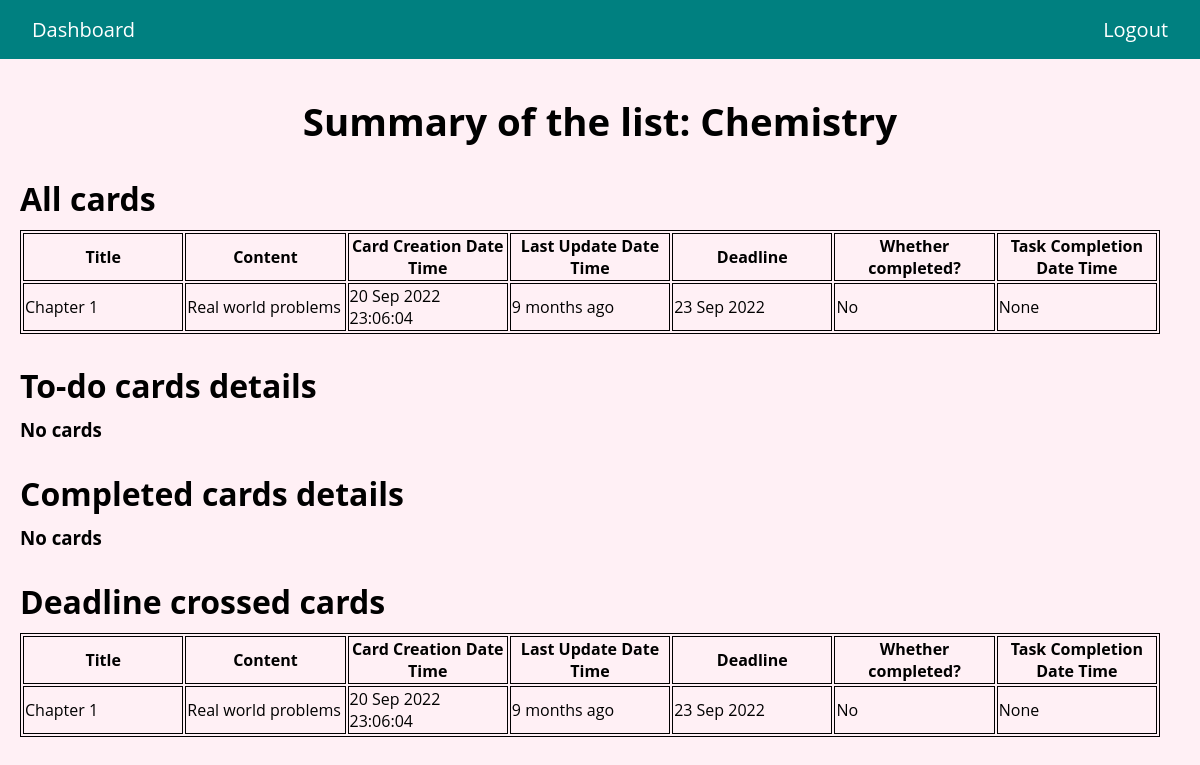
Page /cards/2 (signed in) on the committed database.
### app.py (models this page shows)
class List(db.Model):
    list_id = db.Column(db.Integer(), primary_key = True)
    list_name = db.Column(db.Integer(), nullable = False)
    user_id = db.Column(db.Integer(), db.ForeignKey('user.user_id'),nullable = False)
    cards = db.relationship('Card', backref ='list', cascade ="all, delete")

class Card(db.Model):
    card_id = db.Column(db.Integer(), primary_key = True)
    title = db.Column(db.Text(), nullable = False)
    content = db.Column(db.Text(), nullable = False)
    creation_date = db.Column(db.DateTime(), nullable=False)
    last_update = db.Column(db.DateTime(), nullable=False)
    completion_date = db.Column(db.Date(), nullable = False)
    flag = db.Column(db.Boolean(), nullable= True)
    task_completed = db.Column(db.DateTime())
    list_belongs_to = db.Column(db.Integer(), db.ForeignKey('list.list_id'), nullable= False)

### app.py (the view)
@app.route('/cards/<int:list_id>', methods=['GET','POST'])
@login_required
def card_dashboard(list_id):
    cards = Card.query.filter_by(list_belongs_to = list_id).all()
    list = List.query.get(list_id)
    to_do = []
    pending = []
    complete = []
    if cards != []:
        for i in cards:
            if i.completion_date >= date.today() and i.flag == False:
                to_do.append(i)
            elif i.completion_date <= date.today() and i.flag == False:
                    pending.append(i)
            else:
                complete.append(i)
        return render_template('card_dashboard.html', card = cards, list = list,to_do = to_do, pending = pending, complete = complete)
    else:
        flash("List is empty!")
        return redirect(url_for('dashboard'))

### app.py (called while the page is built)
@login_manager.user_loader
def load_user(user_id):
    return User.query.get(int(user_id))

### templates/card_dashboard.html (shortened to what this page needs)
<!DOCTYPE html>
<html lang="en">
<head>
    <link rel="stylesheet" href="../../static/card_dashboard.css">
</head>
<body>
    <header>
        <div class="nav">
            <ul class="navbar">
                <li class="item">
                    <a href="/dashboard">Dashboard</a>
                </li>
                <li class="item">
                    <a href="/logout">Logout</a><br>
                </li>
            </ul>
        </div>
    </header>
    <main>
        <div class="head">
            <h1>Summary of the list: {{list.list_name}}</h1>
        </div>
        <div class="car">
            <h1>All cards</h1>
        </div>
        <div class="all_cards">
            {% if card | length !=0 %}
            <table id="cards">
                <tr>
                    <th>Title</th>
                    <th>Content</th>
                    <th>Card Creation Date Time</th>
                    <th>Last Update Date Time</th>
                    <th>Deadline</th>
                    <th>Whether completed?</th>
                    <th>Task Completion Date Time</th>
                </tr>
                {% for cards in card %}
                <tr>
                    <td>{{cards.title}}</td>
                    <td>{{cards.content}}</td>
                    <td>{{cards.creation_date.strftime("%d %b %Y %H:%M:%S")}}</td>
                    <td>
                        {{moment(cards.last_update, "YYYY-MM-DD").fromNow(refresh=true)}}
                    </td>
                    <td>{{cards.completion_date.strftime('%d %b %Y')}}</td>
                    <td>
                        {% if cards.flag == true %}
                        Yes
                        {%else%}
                        No
                        {%endif%}
                    </td>
                    <td>
                        {% if cards.task_completed is none %}
                            {{cards.task_completed}}
                        {%else%}
                        {{cards.task_completed.strftime("%d %b %Y %H:%M:%S")}}
                        {%endif%}
                    </td>
                </tr>
                {%endfor%}
            </table>
            {%else%}
                <h3>No cards <h3>
            {%endif%}
        </div>
        <div class="car">
            <h1>To-do cards details</h1>
        </div>
        <div class="to_do">
            {% if to_do | length !=0 %}
            <table id="to_do">
                <tr>
                    <th>Title</th>
                    <th>Content</th>
                    <th>Card Creation Date Time</th>
                    <th>Last Update Date Time</th>
                    <th>Deadline</th>
                    <th>Whether completed?</th>
                    <th>Task Completion Date Time</th>
                </tr>
                {% for cards in to_do %}
                <tr>
                    <td>{{cards.title}}</td>
                    <td>{{cards.content}}</td>
                    <td>{{cards.creation_date.strftime("%d %b %Y %H:%M:%S")}}</td>
                    <td>
                        {{ moment.include_moment() }}
                        {{moment(cards.last_update, "YYYY-MM-DD").fromNow(refresh=true)}}
                    </td>
                    <td>{{cards.completion_date.strftime('%d %b %Y')}}</td>
                    <td>
                        {% if cards.flag == true %}
                        Yes
                        {%else%}
                        No
                        {%endif%}
                    </td>
                    <td>
                        {% if cards.task_completed is none %}
                            {{cards.task_completed}}
                        {%else%}
                        {{cards.task_completed.strftime("%d %b %Y %H:%M:%S")}}
                        {%endif%}
                    </td>
                </tr>
                {%endfor%}
            </table>
            {%else%}
                <h3>No cards <h3>
            {%endif%}
        </div>
        <div class="car">
            <h1>Completed cards details</h1>
        </div>
        <div class="complete">
            {% if complete | length !=0 %}
            <table id="complete">
                <tr>
                    <th>Title</th>
                    <th>Content</th>
                    <th>Card Creation Date Time</th>
                    <th>Last Update Date Time</th>
                    <th>Deadline</th>
                    <th>Whether completed?</th>
                    <th>Task Completion Date Time</th>
                </tr>
                {% for cards in complete %}
                <tr>
                    <td>{{cards.title}}</td>
                    <td>{{cards.content}}</td>
                    <td>{{cards.creation_date.strftime("%d %b %Y %H:%M:%S")}}</td>
                    <td>
                        {{ moment.include_moment() }}
                        {{moment(cards.last_update, "YYYY-MM-DD").fromNow(refresh=true)}}
                    </td>
                    <td>{{cards.completion_date.strftime('%d %b %Y')}}</td>
                    <td>
                        {% if cards.flag == true %}
                        Yes
                        {%else%}
                        No
                        {%endif%}
                    </td>
                    <td>
                        {% if cards.task_completed is none %}
                            {{cards.task_completed}}
                        {%else%}
                        {{cards.task_completed.strftime("%d %b %Y %H:%M:%S")}}
                        {%endif%}
                    </td>
                </tr>
                {%endfor%}
            </table>
            {%else%}
                <h3>No cards <h3>
            {%endif%}
        </div>
        <div class="car">
            <h1>Deadline crossed cards</h1>
        </div>
        <div class="pending">
            {% if pending | length !=0 %}
            <table id="pending">
                <tr>
                    <th>Title</th>
                    <th>Content</th>
                    <th>Card Creation Date Time</th>
                    <th>Last Update Date Time</th>
                    <th>Deadline</th>
                    <th>Whether completed?</th>
                    <th>Task Completion Date Time</th>
                </tr>
                {% for cards in pending %}
                <tr>
                    <td>{{cards.title}}</td>
                    <td>{{cards.content}}</td>
                    <td>{{cards.creation_date.strftime("%d %b %Y %H:%M:%S")}}</td>
                    <td>
                        {{moment(cards.last_update, "YYYY-MM-DD, h:mm:ss").fromNow(refresh=true)}}
                    </td>
                    <td>{{cards.completion_date.strftime('%d %b %Y')}}</td>
                    <td>
                        {% if cards.flag == true %}
                        Yes
                        {%else%}
                        No
                        {%endif%}
                    </td>
                    <td>
                        {% if cards.task_completed is none %}
                            {{cards.task_completed}}
                        {%else%}
                        {{cards.task_completed.strftime("%d %b %Y %H:%M:%S")}}
                        {%endif%}
                    </td>
                </tr>
                {%endfor%}
            </table>
            {% else %}
            <h3>No cards <h3>
            {%endif%}
        </div>
    </main>
</body>

### static/card_dashboard.css (style rules this page uses)
* { margin: 0; }
body { display:flex; flex-direction: column; min-height: 100vh; font-family: "Open Sans"; background-color: lavenderblush; margin-top: 5rem; }
main { position: relative; height: 100vh; width: 100%; }
header { background-color: teal; }
.navbar { box-shadow: 0px 0px 10px var(--clr-grey200); margin: 0 0 0 0; padding: 1rem 0rem; border-radius:round-radius; display: flex; justify-content: flex-end; align-items: center; font-size: 20px; overflow: hidden; position: fixed; width: 100%; background-color: teal; z-index: 1; top: 0; }
.item { list-style: none; margin-right: 2rem; }
.item a { text-decoration: none; color: white; }
.item:first-child { margin-right: auto; margin-left: 2rem; }
.pending { padding-bottom: 70px; }
.head { text-align: center; font-size: larger; margin-top: 15px; }
.car { text-align: left; margin-left: 20px; margin-top: 30px; margin-bottom: 10px; }
h3 { margin-left: 20px; }
table { border: 1px solid black; margin-left: 20px; min-width: 95%; max-width:95%; word-wrap: normal; }
th, td { border: 1px solid black; width: 100px; }

### rows in the picture
List: list_name "Chemistry"
Card: title "Chapter 1", content "Real world problems", creation_date "20 Sep 2022 23:06:04", last_update "9 months ago", completion_date "23 Sep 2022", flag "No", task_completed "None"
